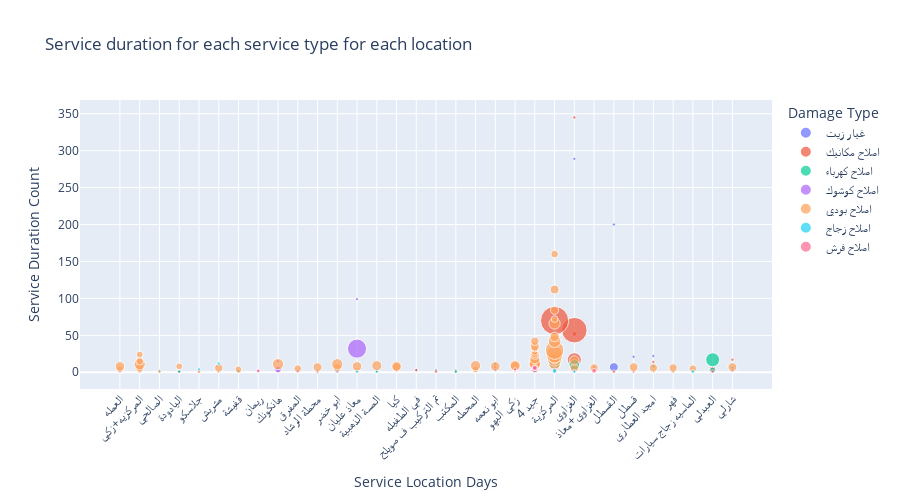

The code cell stored with this chart in its notebook:
### Markdown cell above
#### Service duration per damage type per location

### Code cell
Service_Duration = df.groupby(['service_duration','damage type','location'])['service_duration'].sum().reset_index(name='service_duration_count')
Service_Duration = Service_Duration.sort_values('service_duration_count',ascending=True)
# Create the updated bar chart

fig = px.scatter(Service_Duration, 
             x='location', 
             y='service_duration_count',
             color='damage type',
             size='service_duration',
             title="Service duration for each service type for each location",
             labels={'service_duration': 'Service Duration Days', 'service_duration_count': 'Service Duration Count','damage type': 'Damage Type'})

fig.update_layout(xaxis_title="Service Location Days", yaxis_title="Service Duration Count", 
                  xaxis_tickangle=-45, height=500)
fig.show()

### Figure 1 — Plotly figure (JSON) as saved in the notebook; plotly's stock layout.template omitted (floating-point values rounded to 4 significant figures)
{"data": [{"hovertemplate": "Damage Type=غيار زيت<br>location=%{x}<br>Service Duration Count=%{y}<br>Service Duration Days=%{marker.size}<extra></extra>", "legendgroup": "غيار زيت", "marker": {"color": "#636efa", "size": [1, 1, 1, 1, 1, 1, 1, 1, 1, 1, 1, 1, 1, 1, 1, 1, 1, 1, 1, 1, 1, 1, 6, 1, 2, 1, 7, 1, 1, 1, 1], "sizemode": "area", "sizeref": 0.175, "symbol": "circle"}, "mode": "markers", "name": "غيار زيت", "orientation": "v", "showlegend": true, "type": "scatter", "x": ["العمله", "المركزيه+زكي", "الصالحي", "اليادودة", "جلاسكو", "مشربش", "قفيشة", "ريمان", "هانكونك", "المفرق", "محطة الرشاد", "ابو خضر", "معاذ عليان", "المسة الذهبية", "كيا", "في الطفيله", "تم التركيب ف صويلح", "المكتب", "المحطه", "ابو نعمه", "زكي البهو", "4 جيد", "المركزية", "المركزية", "الغزاوي", "الغزاوي+معاذ", "القسطل", "قسطل", "امجد العطاري", "القسطل", "الغزاوي"], "xaxis": "x", "y": [1, 1, 1, 1, 1, 1, 1, 1, 2, 2, 2, 2, 2, 2, 2, 3, 3, 3, 3, 3, 3, 4, 6, 6, 6, 7, 7, 21, 22, 200, 289], "yaxis": "y"}, {"hovertemplate": "Damage Type=اصلاح مكانيك <br>location=%{x}<br>Service Duration Count=%{y}<br>Service Duration Days=%{marker.size}<extra></extra>", "legendgroup": "اصلاح مكانيك ", "marker": {"color": "#EF553B", "size": [1, 1, 1, 1, 1, 1, 1, 1, 1, 1, 1, 1, 1, 1, 1, 3, 1, 1, 1, 4, 2, 4, 4, 1, 6, 3, 3, 1, 1, 8, 11, 1, 17, 1, 2, 57, 70, 1], "sizemode": "area", "sizeref": 0.175, "symbol": "circle"}, "mode": "markers", "name": "اصلاح مكانيك ", "orientation": "v", "showlegend": true, "type": "scatter", "x": ["جلاسكو", "هانكونك", "محطة الرشاد", "قفيشة", "قسطل", "فهر", "القسطل", "الماسيه زجاج سيارات", "المكتب", "اليادودة", "تم التركيب ف صويلح", "ريمان", "زكي البهو", "العبدلي", "ابو خضر", "معاذ عليان", "4 جيد", "معاذ عليان", "في الطفيله", "المركزية", "4 جيد", "العبدلي", "4 جيد", "الغزاوي+معاذ", "الغزاوي", "المركزية", "الغزاوي", "ابو نعمه", "المركزية", "المركزية", "المركزية", "امجد العطاري", "الغزاوي", "شارلي", "الغزاوي", "الغزاوي", "المركزية", "الغزاوي"], "xaxis": "x", "y": [1, 1, 1, 1, 1, 1, 1, 1, 1, 1, 1, 2, 2, 2, 2, 3, 3, 3, 3, 4, 4, 4, 4, 5, 6, 6, 6, 7, 8, 8, 11, 14, 17, 17, 52, 57, 70, 345], "yaxis": "y"}, {"hovertemplate": "Damage Type=اصلاح كهرباء<br>location=%{x}<br>Service Duration Count=%{y}<br>Service Duration Days=%{marker.size}<extra></extra>", "legendgroup": "اصلاح كهرباء", "marker": {"color": "#00cc96", "size": [1, 1, 1, 1, 1, 1, 1, 2, 1, 1, 3, 1, 1, 1, 10, 1, 13, 17], "sizemode": "area", "sizeref": 0.175, "symbol": "circle"}, "mode": "markers", "name": "اصلاح كهرباء", "orientation": "v", "showlegend": true, "type": "scatter", "x": ["اليادودة", "فهر", "قفيشة", "المسة الذهبية", "المركزية", "المكتب", "الماسيه زجاج سيارات", "ابو خضر", "الصالحي", "4 جيد", "العبدلي", "الغزاوي", "شارلي", "امجد العطاري", "الغزاوي", "ابو نعمه", "المركزية", "العبدلي"], "xaxis": "x", "y": [1, 1, 1, 1, 1, 1, 1, 2, 2, 3, 3, 4, 6, 8, 10, 11, 13, 17], "yaxis": "y"}, {"hovertemplate": "Damage Type=اصلاح كوشوك<br>location=%{x}<br>Service Duration Count=%{y}<br>Service Duration Days=%{marker.size}<extra></extra>", "legendgroup": "اصلاح كوشوك", "marker": {"color": "#ab63fa", "size": [1, 1, 1, 1, 1, 1, 1, 4, 1, 32, 1], "sizemode": "area", "sizeref": 0.175, "symbol": "circle"}, "mode": "markers", "name": "اصلاح كوشوك", "orientation": "v", "showlegend": true, "type": "scatter", "x": ["ابو خضر", "العمله", "الغزاوي", "المركزية", "المركزيه+زكي", "المفرق", "شارلي", "هانكونك", "هانكونك", "معاذ عليان", "معاذ عليان"], "xaxis": "x", "y": [1, 1, 1, 1, 1, 1, 2, 4, 15, 32, 99], "yaxis": "y"}, {"hovertemplate": "Damage Type=اصلاح بودي<br>location=%{x}<br>Service Duration Count=%{y}<br>Service Duration Days=%{marker.size}<extra></extra>", "legendgroup": "اصلاح بودي", "marker": {"color": "#FFA15A", "size": [1, 1, 1, 1, 1, 1, 1, 3, 4, 4, 2, 4, 5, 5, 6, 6, 6, 6, 6, 6, 6, 7, 7, 7, 7, 8, 8, 8, 8, 8, 4, 9, 9, 9, 10, 11, 11, 11, 11, 12, 12, 1, 1, 5, 8, 18, 9, 9, 3, 4, 24, 8, 5, 3, 30, 4, 7, 14, 6, 8, 11, 4, 6, 7, 5], "sizemode": "area", "sizeref": 0.175, "symbol": "circle"}, "mode": "markers", "name": "اصلاح بودي", "orientation": "v", "showlegend": true, "type": "scatter", "x": ["الصالحي", "امجد العطاري", "جلاسكو", "فهر", "مشربش", "معاذ عليان", "الغزاوي", "المركزيه+زكي", "قفيشة", "العمله", "المركزية", "المحطه", "الماسيه زجاج سيارات", "المفرق", "مشربش", "فهر", "امجد العطاري", "الغزاوي", "ابو خضر", "المركزيه+زكي", "الغزاوي+معاذ", "قسطل", "كيا", "محطة الرشاد", "شارلي", "العمله", "ابو نعمه", "زكي البهو", "كيا", "معاذ عليان", "اليادودة", "المحطه", "المسة الذهبية", "زكي البهو", "4 جيد", "المركزيه+زكي", "ابو خضر", "هانكونك", "4 جيد", "المركزية", "4 جيد", "4 جيد", "المركزية", "المركزيه+زكي", "الغزاوي", "المركزية", "4 جيد", "المركزية", "المركزية", "المركزيه+زكي", "المركزية", "4 جيد", "4 جيد", "4 جيد", "المركزية", "4 جيد", "4 جيد", "المركزية", "4 جيد", "المركزية", "المركزية", "المركزية", "المركزية", "المركزية", "المركزية"], "xaxis": "x", "y": [1, 1, 1, 1, 1, 1, 2, 3, 4, 4, 4, 4, 5, 5, 6, 6, 6, 6, 6, 6, 6, 7, 7, 7, 7, 8, 8, 8, 8, 8, 8, 9, 9, 9, 10, 11, 11, 11, 11, 12, 12, 14, 14, 15, 16, 18, 18, 18, 21, 24, 24, 24, 25, 27, 30, 32, 35, 42, 42, 48, 66, 72, 84, 112, 160], "yaxis": "y"}, {"hovertemplate": "Damage Type=اصلاح زجاج<br>location=%{x}<br>Service Duration Count=%{y}<br>Service Duration Days=%{marker.size}<extra></extra>", "legendgroup": "اصلاح زجاج", "marker": {"color": "#19d3f3", "size": [1, 1, 1, 1, 2, 1, 1], "sizemode": "area", "sizeref": 0.175, "symbol": "circle"}, "mode": "markers", "name": "اصلاح زجاج", "orientation": "v", "showlegend": true, "type": "scatter", "x": ["4 جيد", "الماسيه زجاج سيارات", "الغزاوي", "معاذ عليان", "المركزية", "جلاسكو", "مشربش"], "xaxis": "x", "y": [1, 1, 1, 1, 2, 4, 12], "yaxis": "y"}, {"hovertemplate": "Damage Type=اصلاح فرش<br>location=%{x}<br>Service Duration Count=%{y}<br>Service Duration Days=%{marker.size}<extra></extra>", "legendgroup": "اصلاح فرش", "marker": {"color": "#FF6692", "size": [1, 2, 1, 1, 4, 1, 3, 2], "sizemode": "area", "sizeref": 0.175, "symbol": "circle"}, "mode": "markers", "name": "اصلاح فرش", "orientation": "v", "showlegend": true, "type": "scatter", "x": ["العبدلي", "الغزاوي+معاذ", "ريمان", "زكي البهو", "4 جيد", "4 جيد", "4 جيد", "4 جيد"], "xaxis": "x", "y": [1, 2, 2, 4, 4, 5, 6, 6], "yaxis": "y"}], "layout": {"height": 500, "legend": {"itemsizing": "constant", "title": {"text": "Damage Type"}, "tracegroupgap": 0}, "title": {"text": "Service duration for each service type for each location"}, "xaxis": {"anchor": "y", "domain": [0, 1], "tickangle": -45, "title": {"text": "Service Location Days"}}, "yaxis": {"anchor": "x", "domain": [0, 1], "title": {"text": "Service Duration Count"}}}}
